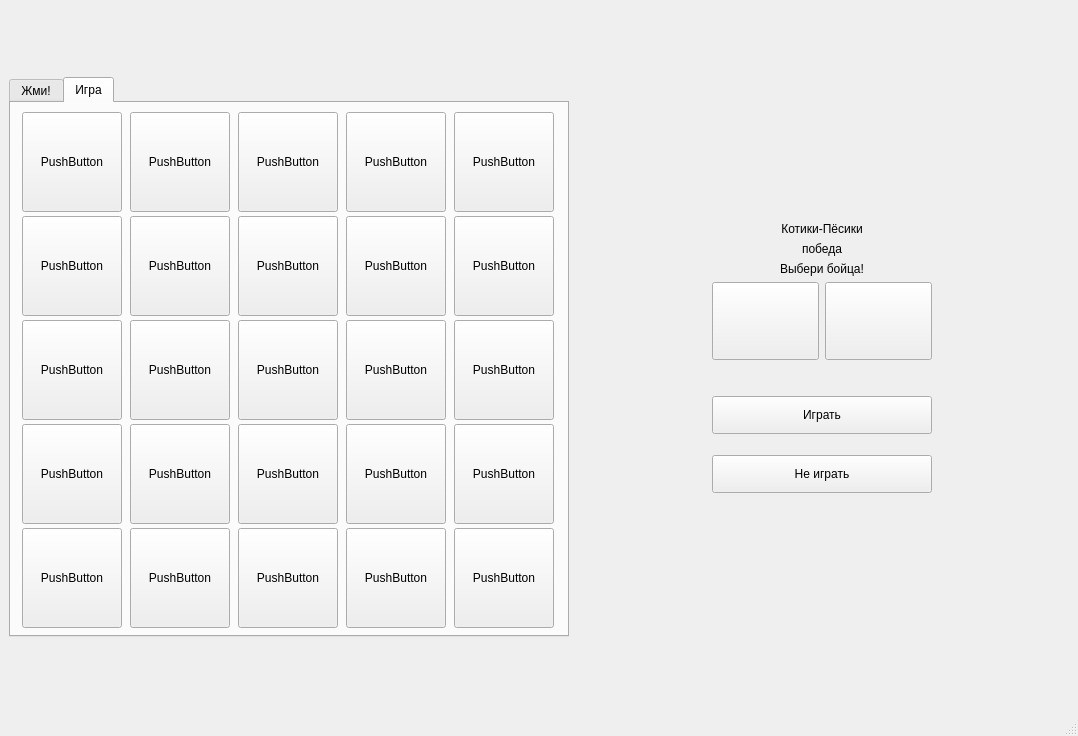
<?xml version="1.0" encoding="UTF-8"?>
<ui version="4.0">
 <class>Cats_Dogs</class>
 <widget class="QMainWindow" name="Cats_Dogs">
  <property name="geometry">
   <rect>
    <x>0</x>
    <y>0</y>
    <width>1078</width>
    <height>736</height>
   </rect>
  </property>
  <property name="sizePolicy">
   <sizepolicy hsizetype="Preferred" vsizetype="Preferred">
    <horstretch>0</horstretch>
    <verstretch>0</verstretch>
   </sizepolicy>
  </property>
  <property name="minimumSize">
   <size>
    <width>0</width>
    <height>0</height>
   </size>
  </property>
  <property name="maximumSize">
   <size>
    <width>1200</width>
    <height>949</height>
   </size>
  </property>
  <property name="windowTitle">
   <string>Cats_Dogs</string>
  </property>
  <widget class="QWidget" name="centralwidget">
   <layout class="QHBoxLayout" name="horizontalLayout_2">
    <item>
     <widget class="QTabWidget" name="tabWidget">
      <property name="sizePolicy">
       <sizepolicy hsizetype="Fixed" vsizetype="Fixed">
        <horstretch>0</horstretch>
        <verstretch>0</verstretch>
       </sizepolicy>
      </property>
      <property name="minimumSize">
       <size>
        <width>560</width>
        <height>560</height>
       </size>
      </property>
      <property name="maximumSize">
       <size>
        <width>560</width>
        <height>560</height>
       </size>
      </property>
      <property name="currentIndex">
       <number>1</number>
      </property>
      <widget class="QWidget" name="tab">
       <attribute name="title">
        <string>Жми!</string>
       </attribute>
      </widget>
      <widget class="QWidget" name="tab_2">
       <attribute name="title">
        <string>Игра</string>
       </attribute>
       <layout class="QGridLayout" name="gridLayout">
        <item row="4" column="0">
         <widget class="QPushButton" name="pushButton_25">
          <property name="sizePolicy">
           <sizepolicy hsizetype="Fixed" vsizetype="Fixed">
            <horstretch>0</horstretch>
            <verstretch>0</verstretch>
           </sizepolicy>
          </property>
          <property name="minimumSize">
           <size>
            <width>100</width>
            <height>100</height>
           </size>
          </property>
          <property name="text">
           <string>PushButton</string>
          </property>
         </widget>
        </item>
        <item row="0" column="2">
         <widget class="QPushButton" name="pushButton_7">
          <property name="sizePolicy">
           <sizepolicy hsizetype="Fixed" vsizetype="Fixed">
            <horstretch>0</horstretch>
            <verstretch>0</verstretch>
           </sizepolicy>
          </property>
          <property name="minimumSize">
           <size>
            <width>100</width>
            <height>100</height>
           </size>
          </property>
          <property name="text">
           <string>PushButton</string>
          </property>
         </widget>
        </item>
        <item row="3" column="2">
         <widget class="QPushButton" name="pushButton_21">
          <property name="sizePolicy">
           <sizepolicy hsizetype="Fixed" vsizetype="Fixed">
            <horstretch>0</horstretch>
            <verstretch>0</verstretch>
           </sizepolicy>
          </property>
          <property name="minimumSize">
           <size>
            <width>100</width>
            <height>100</height>
           </size>
          </property>
          <property name="text">
           <string>PushButton</string>
          </property>
         </widget>
        </item>
        <item row="2" column="1">
         <widget class="QPushButton" name="pushButton_19">
          <property name="sizePolicy">
           <sizepolicy hsizetype="Fixed" vsizetype="Fixed">
            <horstretch>0</horstretch>
            <verstretch>0</verstretch>
           </sizepolicy>
          </property>
          <property name="minimumSize">
           <size>
            <width>100</width>
            <height>100</height>
           </size>
          </property>
          <property name="text">
           <string>PushButton</string>
          </property>
         </widget>
        </item>
        <item row="1" column="1">
         <widget class="QPushButton" name="pushButton_14">
          <property name="sizePolicy">
           <sizepolicy hsizetype="Fixed" vsizetype="Fixed">
            <horstretch>0</horstretch>
            <verstretch>0</verstretch>
           </sizepolicy>
          </property>
          <property name="minimumSize">
           <size>
            <width>100</width>
            <height>100</height>
           </size>
          </property>
          <property name="text">
           <string>PushButton</string>
          </property>
         </widget>
        </item>
        <item row="2" column="2">
         <widget class="QPushButton" name="pushButton_16">
          <property name="sizePolicy">
           <sizepolicy hsizetype="Fixed" vsizetype="Fixed">
            <horstretch>0</horstretch>
            <verstretch>0</verstretch>
           </sizepolicy>
          </property>
          <property name="minimumSize">
           <size>
            <width>100</width>
            <height>100</height>
           </size>
          </property>
          <property name="text">
           <string>PushButton</string>
          </property>
         </widget>
        </item>
        <item row="3" column="4">
         <widget class="QPushButton" name="pushButton_23">
          <property name="sizePolicy">
           <sizepolicy hsizetype="Fixed" vsizetype="Fixed">
            <horstretch>0</horstretch>
            <verstretch>0</verstretch>
           </sizepolicy>
          </property>
          <property name="minimumSize">
           <size>
            <width>100</width>
            <height>100</height>
           </size>
          </property>
          <property name="text">
           <string>PushButton</string>
          </property>
         </widget>
        </item>
        <item row="2" column="3">
         <widget class="QPushButton" name="pushButton_17">
          <property name="sizePolicy">
           <sizepolicy hsizetype="Fixed" vsizetype="Fixed">
            <horstretch>0</horstretch>
            <verstretch>0</verstretch>
           </sizepolicy>
          </property>
          <property name="minimumSize">
           <size>
            <width>100</width>
            <height>100</height>
           </size>
          </property>
          <property name="text">
           <string>PushButton</string>
          </property>
         </widget>
        </item>
        <item row="2" column="0">
         <widget class="QPushButton" name="pushButton_15">
          <property name="sizePolicy">
           <sizepolicy hsizetype="Fixed" vsizetype="Fixed">
            <horstretch>0</horstretch>
            <verstretch>0</verstretch>
           </sizepolicy>
          </property>
          <property name="minimumSize">
           <size>
            <width>100</width>
            <height>100</height>
           </size>
          </property>
          <property name="text">
           <string>PushButton</string>
          </property>
         </widget>
        </item>
        <item row="4" column="2">
         <widget class="QPushButton" name="pushButton_26">
          <property name="sizePolicy">
           <sizepolicy hsizetype="Fixed" vsizetype="Fixed">
            <horstretch>0</horstretch>
            <verstretch>0</verstretch>
           </sizepolicy>
          </property>
          <property name="minimumSize">
           <size>
            <width>100</width>
            <height>100</height>
           </size>
          </property>
          <property name="text">
           <string>PushButton</string>
          </property>
         </widget>
        </item>
        <item row="0" column="1">
         <widget class="QPushButton" name="pushButton_6">
          <property name="sizePolicy">
           <sizepolicy hsizetype="Fixed" vsizetype="Fixed">
            <horstretch>0</horstretch>
            <verstretch>0</verstretch>
           </sizepolicy>
          </property>
          <property name="minimumSize">
           <size>
            <width>100</width>
            <height>100</height>
           </size>
          </property>
          <property name="text">
           <string>PushButton</string>
          </property>
         </widget>
        </item>
        <item row="4" column="1">
         <widget class="QPushButton" name="pushButton_27">
          <property name="sizePolicy">
           <sizepolicy hsizetype="Fixed" vsizetype="Fixed">
            <horstretch>0</horstretch>
            <verstretch>0</verstretch>
           </sizepolicy>
          </property>
          <property name="minimumSize">
           <size>
            <width>100</width>
            <height>100</height>
           </size>
          </property>
          <property name="text">
           <string>PushButton</string>
          </property>
         </widget>
        </item>
        <item row="1" column="4">
         <widget class="QPushButton" name="pushButton_13">
          <property name="sizePolicy">
           <sizepolicy hsizetype="Fixed" vsizetype="Fixed">
            <horstretch>0</horstretch>
            <verstretch>0</verstretch>
           </sizepolicy>
          </property>
          <property name="minimumSize">
           <size>
            <width>100</width>
            <height>100</height>
           </size>
          </property>
          <property name="text">
           <string>PushButton</string>
          </property>
         </widget>
        </item>
        <item row="1" column="2">
         <widget class="QPushButton" name="pushButton_11">
          <property name="sizePolicy">
           <sizepolicy hsizetype="Fixed" vsizetype="Fixed">
            <horstretch>0</horstretch>
            <verstretch>0</verstretch>
           </sizepolicy>
          </property>
          <property name="minimumSize">
           <size>
            <width>100</width>
            <height>100</height>
           </size>
          </property>
          <property name="text">
           <string>PushButton</string>
          </property>
         </widget>
        </item>
        <item row="0" column="3">
         <widget class="QPushButton" name="pushButton_8">
          <property name="sizePolicy">
           <sizepolicy hsizetype="Fixed" vsizetype="Fixed">
            <horstretch>0</horstretch>
            <verstretch>0</verstretch>
           </sizepolicy>
          </property>
          <property name="minimumSize">
           <size>
            <width>100</width>
            <height>100</height>
           </size>
          </property>
          <property name="text">
           <string>PushButton</string>
          </property>
         </widget>
        </item>
        <item row="3" column="1">
         <widget class="QPushButton" name="pushButton_24">
          <property name="sizePolicy">
           <sizepolicy hsizetype="Fixed" vsizetype="Fixed">
            <horstretch>0</horstretch>
            <verstretch>0</verstretch>
           </sizepolicy>
          </property>
          <property name="minimumSize">
           <size>
            <width>100</width>
            <height>100</height>
           </size>
          </property>
          <property name="text">
           <string>PushButton</string>
          </property>
         </widget>
        </item>
        <item row="3" column="3">
         <widget class="QPushButton" name="pushButton_22">
          <property name="sizePolicy">
           <sizepolicy hsizetype="Fixed" vsizetype="Fixed">
            <horstretch>0</horstretch>
            <verstretch>0</verstretch>
           </sizepolicy>
          </property>
          <property name="minimumSize">
           <size>
            <width>100</width>
            <height>100</height>
           </size>
          </property>
          <property name="text">
           <string>PushButton</string>
          </property>
         </widget>
        </item>
        <item row="1" column="3">
         <widget class="QPushButton" name="pushButton_12">
          <property name="sizePolicy">
           <sizepolicy hsizetype="Fixed" vsizetype="Fixed">
            <horstretch>0</horstretch>
            <verstretch>0</verstretch>
           </sizepolicy>
          </property>
          <property name="minimumSize">
           <size>
            <width>100</width>
            <height>100</height>
           </size>
          </property>
          <property name="text">
           <string>PushButton</string>
          </property>
         </widget>
        </item>
        <item row="4" column="3">
         <widget class="QPushButton" name="pushButton_29">
          <property name="sizePolicy">
           <sizepolicy hsizetype="Fixed" vsizetype="Fixed">
            <horstretch>0</horstretch>
            <verstretch>0</verstretch>
           </sizepolicy>
          </property>
          <property name="minimumSize">
           <size>
            <width>100</width>
            <height>100</height>
           </size>
          </property>
          <property name="text">
           <string>PushButton</string>
          </property>
         </widget>
        </item>
        <item row="4" column="4">
         <widget class="QPushButton" name="pushButton_28">
          <property name="sizePolicy">
           <sizepolicy hsizetype="Fixed" vsizetype="Fixed">
            <horstretch>0</horstretch>
            <verstretch>0</verstretch>
           </sizepolicy>
          </property>
          <property name="minimumSize">
           <size>
            <width>100</width>
            <height>100</height>
           </size>
          </property>
          <property name="text">
           <string>PushButton</string>
          </property>
         </widget>
        </item>
        <item row="2" column="4">
         <widget class="QPushButton" name="pushButton_18">
          <property name="sizePolicy">
           <sizepolicy hsizetype="Fixed" vsizetype="Fixed">
            <horstretch>0</horstretch>
            <verstretch>0</verstretch>
           </sizepolicy>
          </property>
          <property name="minimumSize">
           <size>
            <width>100</width>
            <height>100</height>
           </size>
          </property>
          <property name="text">
           <string>PushButton</string>
          </property>
         </widget>
        </item>
        <item row="3" column="0">
         <widget class="QPushButton" name="pushButton_20">
          <property name="sizePolicy">
           <sizepolicy hsizetype="Fixed" vsizetype="Fixed">
            <horstretch>0</horstretch>
            <verstretch>0</verstretch>
           </sizepolicy>
          </property>
          <property name="minimumSize">
           <size>
            <width>100</width>
            <height>100</height>
           </size>
          </property>
          <property name="text">
           <string>PushButton</string>
          </property>
         </widget>
        </item>
        <item row="0" column="4">
         <widget class="QPushButton" name="pushButton_9">
          <property name="sizePolicy">
           <sizepolicy hsizetype="Fixed" vsizetype="Fixed">
            <horstretch>0</horstretch>
            <verstretch>0</verstretch>
           </sizepolicy>
          </property>
          <property name="minimumSize">
           <size>
            <width>100</width>
            <height>100</height>
           </size>
          </property>
          <property name="text">
           <string>PushButton</string>
          </property>
         </widget>
        </item>
        <item row="0" column="0">
         <widget class="QPushButton" name="pushButton_5">
          <property name="sizePolicy">
           <sizepolicy hsizetype="Fixed" vsizetype="Fixed">
            <horstretch>0</horstretch>
            <verstretch>0</verstretch>
           </sizepolicy>
          </property>
          <property name="minimumSize">
           <size>
            <width>100</width>
            <height>100</height>
           </size>
          </property>
          <property name="text">
           <string>PushButton</string>
          </property>
         </widget>
        </item>
        <item row="1" column="0">
         <widget class="QPushButton" name="pushButton_10">
          <property name="sizePolicy">
           <sizepolicy hsizetype="Fixed" vsizetype="Fixed">
            <horstretch>0</horstretch>
            <verstretch>0</verstretch>
           </sizepolicy>
          </property>
          <property name="minimumSize">
           <size>
            <width>100</width>
            <height>100</height>
           </size>
          </property>
          <property name="text">
           <string>PushButton</string>
          </property>
         </widget>
        </item>
       </layout>
      </widget>
     </widget>
    </item>
    <item>
     <spacer name="horizontalSpacer">
      <property name="orientation">
       <enum>Qt::Horizontal</enum>
      </property>
      <property name="sizeType">
       <enum>QSizePolicy::Expanding</enum>
      </property>
      <property name="sizeHint" stdset="0">
       <size>
        <width>40</width>
        <height>20</height>
       </size>
      </property>
     </spacer>
    </item>
    <item>
     <layout class="QVBoxLayout" name="verticalLayout">
      <item>
       <spacer name="verticalSpacer_2">
        <property name="orientation">
         <enum>Qt::Vertical</enum>
        </property>
        <property name="sizeHint" stdset="0">
         <size>
          <width>20</width>
          <height>40</height>
         </size>
        </property>
       </spacer>
      </item>
      <item>
       <widget class="QLabel" name="label">
        <property name="text">
         <string>Котики-Пёсики</string>
        </property>
        <property name="alignment">
         <set>Qt::AlignCenter</set>
        </property>
       </widget>
      </item>
      <item>
       <widget class="QLabel" name="label_2">
        <property name="text">
         <string>победа</string>
        </property>
        <property name="alignment">
         <set>Qt::AlignCenter</set>
        </property>
       </widget>
      </item>
      <item>
       <widget class="QLabel" name="label_3">
        <property name="text">
         <string>Выбери бойца!</string>
        </property>
        <property name="alignment">
         <set>Qt::AlignCenter</set>
        </property>
       </widget>
      </item>
      <item>
       <layout class="QHBoxLayout" name="horizontalLayout">
        <property name="spacing">
         <number>6</number>
        </property>
        <item>
         <widget class="QPushButton" name="pushButton_2">
          <property name="sizePolicy">
           <sizepolicy hsizetype="Fixed" vsizetype="Fixed">
            <horstretch>0</horstretch>
            <verstretch>0</verstretch>
           </sizepolicy>
          </property>
          <property name="minimumSize">
           <size>
            <width>107</width>
            <height>78</height>
           </size>
          </property>
          <property name="text">
           <string/>
          </property>
         </widget>
        </item>
        <item>
         <widget class="QPushButton" name="pushButton">
          <property name="sizePolicy">
           <sizepolicy hsizetype="Fixed" vsizetype="Fixed">
            <horstretch>0</horstretch>
            <verstretch>0</verstretch>
           </sizepolicy>
          </property>
          <property name="minimumSize">
           <size>
            <width>107</width>
            <height>78</height>
           </size>
          </property>
          <property name="text">
           <string/>
          </property>
         </widget>
        </item>
       </layout>
      </item>
      <item>
       <spacer name="verticalSpacer_3">
        <property name="orientation">
         <enum>Qt::Vertical</enum>
        </property>
        <property name="sizeType">
         <enum>QSizePolicy::Fixed</enum>
        </property>
        <property name="sizeHint" stdset="0">
         <size>
          <width>20</width>
          <height>30</height>
         </size>
        </property>
       </spacer>
      </item>
      <item>
       <widget class="QPushButton" name="pushButton_3">
        <property name="sizePolicy">
         <sizepolicy hsizetype="Expanding" vsizetype="Fixed">
          <horstretch>0</horstretch>
          <verstretch>0</verstretch>
         </sizepolicy>
        </property>
        <property name="minimumSize">
         <size>
          <width>180</width>
          <height>38</height>
         </size>
        </property>
        <property name="mouseTracking">
         <bool>false</bool>
        </property>
        <property name="text">
         <string>Играть</string>
        </property>
       </widget>
      </item>
      <item>
       <spacer name="verticalSpacer_4">
        <property name="orientation">
         <enum>Qt::Vertical</enum>
        </property>
        <property name="sizeType">
         <enum>QSizePolicy::Fixed</enum>
        </property>
        <property name="sizeHint" stdset="0">
         <size>
          <width>20</width>
          <height>15</height>
         </size>
        </property>
       </spacer>
      </item>
      <item>
       <widget class="QPushButton" name="pushButton_4">
        <property name="sizePolicy">
         <sizepolicy hsizetype="Expanding" vsizetype="Fixed">
          <horstretch>0</horstretch>
          <verstretch>0</verstretch>
         </sizepolicy>
        </property>
        <property name="minimumSize">
         <size>
          <width>180</width>
          <height>38</height>
         </size>
        </property>
        <property name="mouseTracking">
         <bool>false</bool>
        </property>
        <property name="text">
         <string>Не играть</string>
        </property>
       </widget>
      </item>
      <item>
       <spacer name="verticalSpacer">
        <property name="orientation">
         <enum>Qt::Vertical</enum>
        </property>
        <property name="sizeHint" stdset="0">
         <size>
          <width>20</width>
          <height>40</height>
         </size>
        </property>
       </spacer>
      </item>
     </layout>
    </item>
    <item>
     <spacer name="horizontalSpacer_2">
      <property name="orientation">
       <enum>Qt::Horizontal</enum>
      </property>
      <property name="sizeType">
       <enum>QSizePolicy::Expanding</enum>
      </property>
      <property name="sizeHint" stdset="0">
       <size>
        <width>40</width>
        <height>20</height>
       </size>
      </property>
     </spacer>
    </item>
   </layout>
  </widget>
  <widget class="QMenuBar" name="menubar">
   <property name="geometry">
    <rect>
     <x>0</x>
     <y>0</y>
     <width>1078</width>
     <height>22</height>
    </rect>
   </property>
  </widget>
  <widget class="QStatusBar" name="statusbar"/>
 </widget>
 <resources/>
 <connections/>
</ui>
